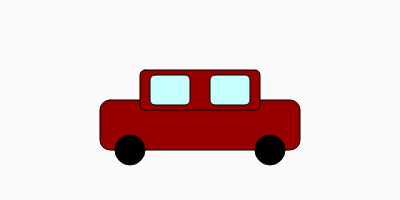
Frame 1 (no input)
Frame 60 (no input): identical to frame 1, image omitted
Frame 120 (the mouse pressed at the canvas centre since frame 60): identical to frame 1, image omitted

The p5.js sketch that drew this single still picture (run headless with seeded random() and noise() and a simulated clock; from frame 60 on, the mouse is pressed at the canvas centre):

// p5.js sketch
// ── sketch.js
function setup() {
  createCanvas(400, 200);
}

function draw() {
  background(250);

  fill(150, 0, 0);
  rect(100, 100, 200, 50, 10); // Main body
  rect(140, 70, 120, 40, 5); // Roof

  fill(200, 255, 255);
  rect(150, 75, 40, 30, 5);
  rect(210, 75, 40, 30, 5);

  fill(0);
  ellipse(130, 150, 30, 30);
  ellipse(270, 150, 30, 30);

}
